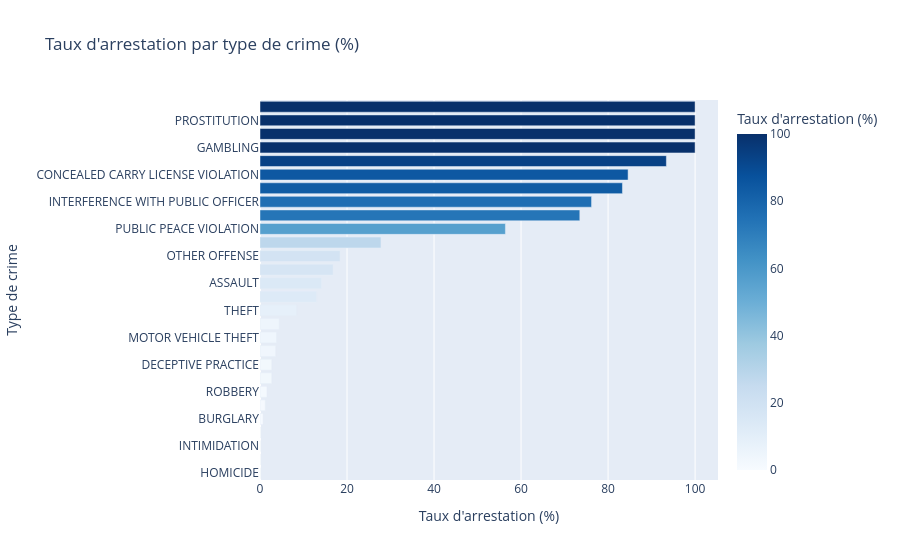

The notebook cell this image was saved under:
### Markdown cell above
##  Requête 1b - Taux d'arrestation par type de crime

On calcule le taux d'arrestation par type de crime en divisant le nombre d'arrestations par le nombre total d'incidents pour chaque catégorie."

### Code cell
arrest_rate = (
    df.groupby("Primary Type")
    .agg(total=("Arrest", "count"), arrested=("Arrest", "sum"))
    .reset_index()
)
arrest_rate["taux"] = (arrest_rate["arrested"] / arrest_rate["total"] * 100).round(1)
arrest_rate = arrest_rate.sort_values("taux", ascending=False)

fig2 = px.bar(
    arrest_rate,
    x="taux",
    y="Primary Type",
    orientation="h",
    title="Taux d'arrestation par type de crime (%)",
    color="taux",
    color_continuous_scale="blues",
    labels={"taux": "Taux d'arrestation (%)", "Primary Type": "Type de crime"}
)
fig2.update_layout(yaxis={"categoryorder": "total ascending"})
fig2.show()

### Figure 1 — Plotly figure (JSON) as saved in the notebook; plotly's stock layout.template omitted (floating-point values rounded to 4 significant figures)
{"data": [{"hovertemplate": "Taux d'arrestation (%)=%{marker.color}<br>Type de crime=%{y}<extra></extra>", "legendgroup": "", "marker": {"color": [100.0, 100.0, 100.0, 100.0, 93.4, 84.6, 83.3, 76.2, 73.5, 56.4, 27.8, 18.4, 16.8, 14.1, 13.0, 8.4, 4.4, 3.8, 3.6, 2.7, 2.7, 1.6, 1.2, 0.7, 0.0, 0.0, 0.0, 0.0], "coloraxis": "coloraxis", "pattern": {"shape": ""}}, "name": "", "orientation": "h", "showlegend": false, "textposition": "auto", "type": "bar", "x": [100.0, 100.0, 100.0, 100.0, 93.4, 84.6, 83.3, 76.2, 73.5, 56.4, 27.8, 18.4, 16.8, 14.1, 13.0, 8.4, 4.4, 3.8, 3.6, 2.7, 2.7, 1.6, 1.2, 0.7, 0.0, 0.0, 0.0, 0.0], "xaxis": "x", "y": ["GAMBLING", "PUBLIC INDECENCY", "PROSTITUTION", "OBSCENITY", "NARCOTICS", "CONCEALED CARRY LICENSE VIOLATION", "LIQUOR LAW VIOLATION", "INTERFERENCE WITH PUBLIC OFFICER", "WEAPONS VIOLATION", "PUBLIC PEACE VIOLATION", "CRIMINAL TRESPASS", "OTHER OFFENSE", "BATTERY", "ASSAULT", "SEX OFFENSE", "THEFT", "CRIMINAL DAMAGE", "MOTOR VEHICLE THEFT", "OFFENSE INVOLVING CHILDREN", "STALKING", "DECEPTIVE PRACTICE", "ROBBERY", "CRIMINAL SEXUAL ASSAULT", "BURGLARY", "HOMICIDE", "KIDNAPPING", "INTIMIDATION", "ARSON"], "yaxis": "y"}], "layout": {"barmode": "relative", "coloraxis": {"colorbar": {"title": {"text": "Taux d'arrestation (%)"}}, "colorscale": [[0, "rgb(247,251,255)"], [0.125, "rgb(222,235,247)"], [0.25, "rgb(198,219,239)"], [0.375, "rgb(158,202,225)"], [0.5, "rgb(107,174,214)"], [0.625, "rgb(66,146,198)"], [0.75, "rgb(33,113,181)"], [0.875, "rgb(8,81,156)"], [1, "rgb(8,48,107)"]]}, "legend": {"tracegroupgap": 0}, "title": {"text": "Taux d'arrestation par type de crime (%)"}, "xaxis": {"anchor": "y", "domain": [0, 1], "title": {"text": "Taux d'arrestation (%)"}}, "yaxis": {"anchor": "x", "categoryorder": "total ascending", "domain": [0, 1], "title": {"text": "Type de crime"}}}}
